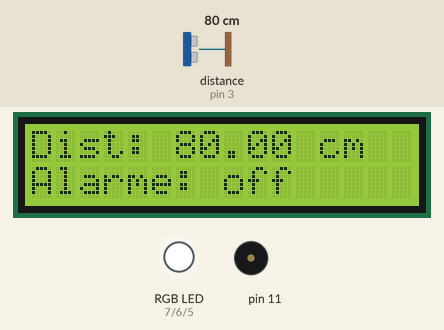
The sketch below on a simulated Arduino Uno, built with avr-gcc and run on an emulated ATmega328P. Shown: 16×2 character LCD, an RGB LED mixed from three pins (HIGH = lit), buzzer (waves = sounding). Dashed ring = blinking. The inputs (shaded band) are chosen by the test bench; at power-on: distance to the obstacle (sensor on pin 3) 80 cm. The echo pulse lasts 58.3 µs per cm; what the sketch prints to the serial monitor is not drawn.

Above: at 3.2 s.
3.3 s: distance to the obstacle (sensor on pin 3) set to 18 cm
At 3.8 s:
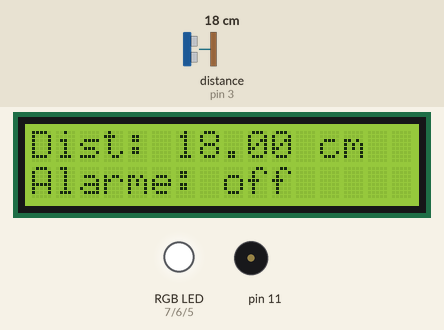
4.8 s: distance to the obstacle (sensor on pin 3) set to 14 cm
At 5.36 s:
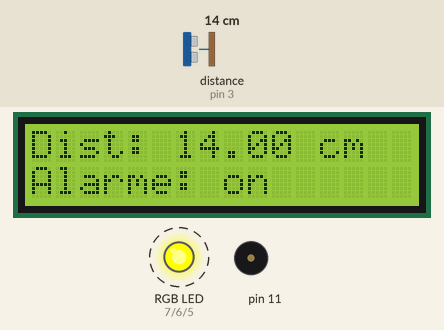
7.0 s: distance to the obstacle (sensor on pin 3) set to 35 cm
At 7.71 s:
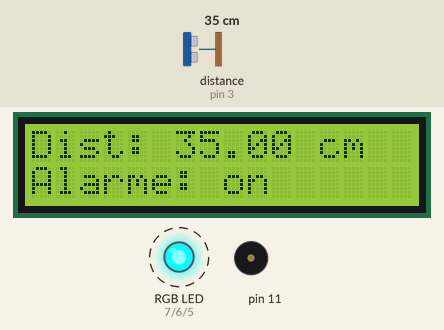
9.3 s: distance to the obstacle (sensor on pin 3) set to 2 cm
At 9.97 s:
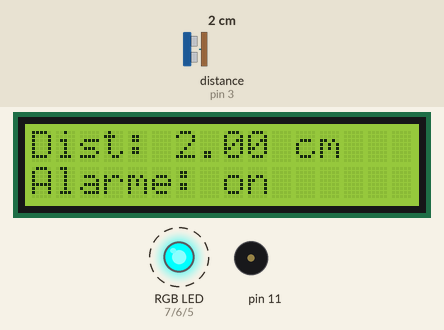
Timing chart, 0 to 13.3 s (numbered marks = the images above; inputs shaded):
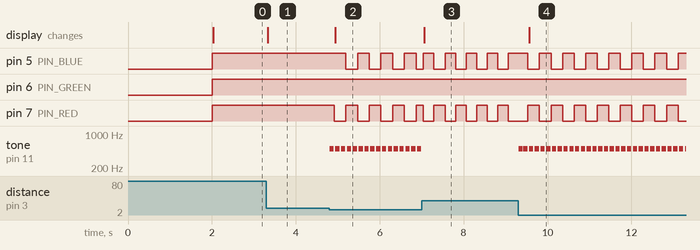

The sketch:

maison_intelligente.ino
```cpp
#include <AccelStepper.h>
#include <Wire.h>
#include <LCD_I2C.h>
#include <HCSR04.h>
#include <Buzzer.h>

// Define Pins
#define TRIGGER_PIN 2
#define ECHO_PIN 3
#define IN_1 8
#define IN_2 9
#define IN_3 10
#define IN_4 11
#define MOTOR_INTERFACE_TYPE 4
const int PIN_RED   = 7;
const int PIN_GREEN = 6;
const int PIN_BLUE  = 5;


AccelStepper myStepper(MOTOR_INTERFACE_TYPE, IN_1, IN_3, IN_2, IN_4);
LCD_I2C lcd(0x27, 16, 2);
HCSR04 distanceSensor(TRIGGER_PIN, ECHO_PIN);
Buzzer buzzer(11, 13);

// States
enum DoorState { CLOSED,
                 OPENING,
                 OPEN,
                 CLOSING };
DoorState state = CLOSED;

// Global variables
unsigned long lastMeasureTime = 0;
unsigned long lastSerialTime = 0;
unsigned long lastAlarmTriggerTime = 0;
unsigned long lastColorSwitch = 0;


// Constant variables
const int distanceThresholdOpen = 30;
const int distanceThresholdClose = 60;
const int distanceThresoldAlarm = 15;
const long closedPosition = 0;
const long openPosition = 1000;
const unsigned long measureInterval = 50;
const unsigned long serialInterval = 100;
const unsigned long minAngle = 10;
const unsigned long maxAngle = 170;
const unsigned long alarmTimeout = 3000; // 3 secondes
const unsigned long colorInterval = 250; // changer de couleur toutes les 250 ms

bool alarmActive = false;
bool ledRGBState = false;

#pragma region

//int getCurrentAngle() {  // return map angle
  //return map(myStepper.currentPosition(), closedPosition, openPosition, minAngle, maxAngle);
//}

double measureDistance() {  // return distance
  return distanceSensor.dist();
}

void displayLCD(double distance) {
  lcd.clear();
  lcd.setCursor(0, 0);
  lcd.print("Dist: ");
  lcd.print(distance);
  lcd.print(" cm");

  lcd.setCursor(0, 1);

  lcd.print("Alarme: ");
  if (alarmActive) {
    lcd.print("on");
  } else {
    lcd.print("off");
  }

  //switch (state) {
    //case CLOSED:
      //lcd.print("Porte: Closed");
      //break;
    //case OPEN:
      //lcd.print("Porte: Open");
      //break;
    //default:
      //lcd.print("Porte: ");
      //lcd.print(getCurrentAngle());
      //lcd.print(" deg");
      //break;
  //}
}

void displaySerial(double distance) {
  Serial.print("etd:2206160");
  Serial.print(",dist:");
  Serial.print(distance);
  //Serial.print(",deg:");
  //Serial.println(getCurrentAngle());
  Serial.print(",alarme:");
  Serial.println(alarmActive);
}

void redColor() {
  digitalWrite(PIN_RED, LOW);
  digitalWrite(PIN_GREEN, HIGH);
  digitalWrite(PIN_BLUE, HIGH);
}

void blueColor() {
  digitalWrite(PIN_BLUE, LOW);
  digitalWrite(PIN_GREEN, HIGH);
  digitalWrite(PIN_RED, HIGH);
}

void noColors() {
  digitalWrite(PIN_BLUE, HIGH);
  digitalWrite(PIN_GREEN, HIGH);
  digitalWrite(PIN_RED, HIGH);
}

#pragma endregion

void updateAlarm(double distance) {
  unsigned long currentTime = millis();

  if (distance <= distanceThresoldAlarm) {
    alarmActive = true;
    lastAlarmTriggerTime = currentTime;
    buzzer.sound(500, 100); // fréquence de 500 Hz pendant 100 ms
  }

  if (alarmActive) {
    if (currentTime - lastColorSwitch >= colorInterval) {
      lastColorSwitch = currentTime;
      ledRGBState = !ledRGBState;
      if (ledRGBState) {
        redColor();
      } else {
        blueColor();
      }
    }

    if (currentTime - lastAlarmTriggerTime >= alarmTimeout) {
      alarmActive = false;
      buzzer.sound(0, 0); // stop sound
      noColors();
    }
  } else {
    buzzer.sound(0, 0); // stop sound
    noColors();
  }
}


void updateState(double distance) {
  switch (state) {
    case CLOSED:
      if (distance < distanceThresholdOpen) {
        state = OPENING;
        myStepper.enableOutputs();
        myStepper.moveTo(openPosition);
      }
      break;

    case OPENING:
      if (myStepper.distanceToGo() == 0) {
        state = OPEN;
        myStepper.disableOutputs();
      }
      break;

    case OPEN:
      if (distance > distanceThresholdClose) {
        state = CLOSING;
        myStepper.enableOutputs();
        myStepper.moveTo(closedPosition);
      }
      break;

    case CLOSING:
      if (myStepper.distanceToGo() == 0) {
        state = CLOSED;
        myStepper.disableOutputs();
      }
      break;
  }
}

#pragma region setup - loop

void setup() {
  Serial.begin(115200);
  lcd.begin();
  lcd.backlight();


  pinMode(PIN_RED,   OUTPUT);
  pinMode(PIN_GREEN, OUTPUT);
  pinMode(PIN_BLUE,  OUTPUT);

  //myStepper.setMaxSpeed(500);
  //myStepper.setAcceleration(250);
  //myStepper.setCurrentPosition(closedPosition);
  //myStepper.disableOutputs();

  while (millis() <= 2000) {

    lcd.setCursor(0, 0);
    lcd.print("2206160      ");
    lcd.setCursor(0, 1);
    lcd.print("Smart Home   ");
  }
}

void loop() {
  unsigned long currentTime = millis();
  static double distance = 0;

  if (currentTime - lastMeasureTime >= measureInterval) {
    lastMeasureTime = currentTime;
    distance = measureDistance();

  }
  //updateState(distance);
  updateAlarm(distance);
  //myStepper.run();

  if (currentTime - lastSerialTime >= serialInterval) {
    lastSerialTime = currentTime;
    displayLCD(distance);
    displaySerial(distance);
  }
}

#pragma endregion
```

Measured:
- the behaviour switches between 16 and 15 cm on distance to the obstacle (sensor on pin 3) (found by bisection; images 1 and 2)
- after the input at 3.3 s, the display: changes at once (image 1)
- after the input at 4.8 s, pin 5 (PIN_BLUE): alternates HIGH for 0.28 s and LOW for 0.28 s, starting after 0.39 s; pin 7 (PIN_RED): alternates HIGH for 0.28 s and LOW for 0.28 s, starting after 0.11 s; tone on pin 11: alternates 500 Hz for 0.10 s and silent for 0.04 s, starting at once; the display: changes after 0.14 s (image 2)
- after the input at 7.0 s, tone on pin 11: stops changing and stays silent; the display: changes after 0.06 s (image 3)
- after the input at 9.3 s, tone on pin 11: alternates 500 Hz for 0.10 s and silent for 0.04 s, starting at once; the display: changes after 0.26 s (image 4)
